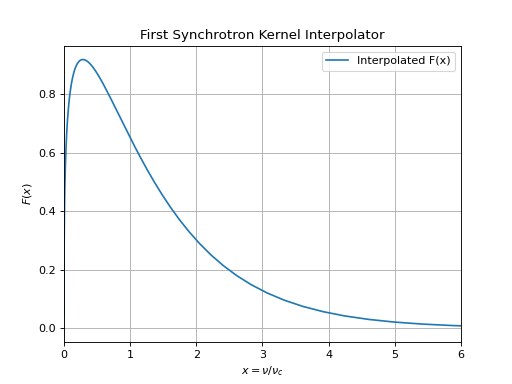

Write Python code to recreate this figure.
import numpy as np
import matplotlib.pyplot as plt
from triceratops.radiation.synchrotron.core import get_first_kernel_interpolator

# Create the interpolator
F_interp = get_first_kernel_interpolator(x_min=1e-4, x_max=10.0, num_points=500)

# Evaluate the interpolator
x = np.logspace(-5, 2, 200)
F_x = F_interp(x)

plt.plot(x, F_x, label="Interpolated F(x)")
plt.xlim([0,6])
plt.xlabel(r"$x = \nu / \nu_c$")
plt.ylabel(r"$F(x)$")
plt.title("First Synchrotron Kernel Interpolator")
plt.grid(True)
plt.legend()
plt.show()
